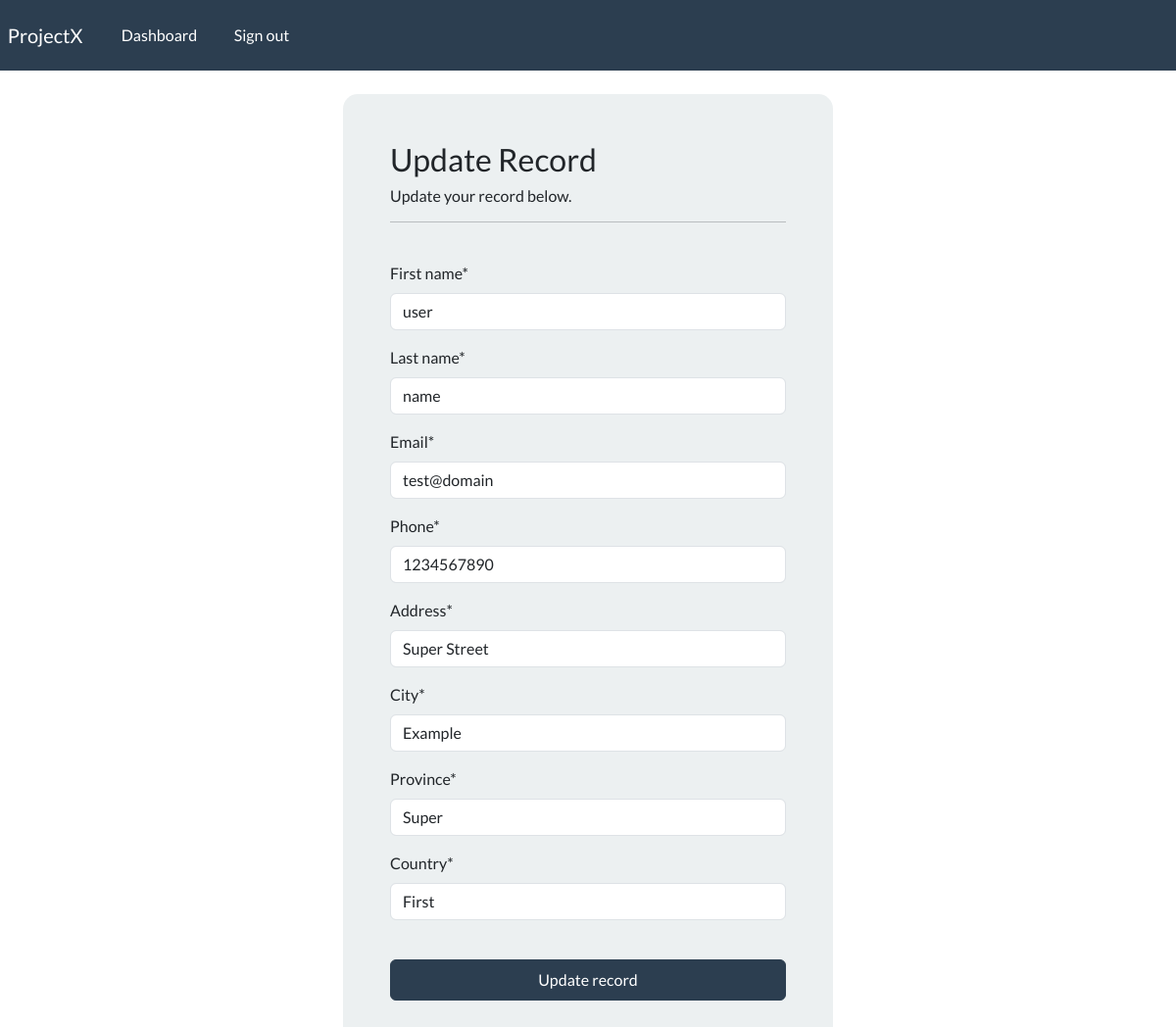
The app's page /update-record/1 (signed in) with its own data.
### webapp/models.py (models this page shows, shortened)
class Record(models.Model):
    creation_date = models.DateTimeField(auto_now_add=True)
    first_name = models.CharField(max_length=100)
    last_name = models.CharField(max_length=100)
    email = models.CharField(max_length=255)
    phone = models.CharField(max_length=20)
    address = models.CharField(max_length=300)
    city = models.CharField(max_length=255)
    province = models.CharField(max_length=200)
    country = models.CharField(max_length=125)

### webapp/views.py (the view)
# urls.py: path('update-record/<int:pk>', views.update_record, name="update-record"),
@login_required(login_url='my-login')
def update_record(request, pk):
    record = Record.objects.get(id=pk)
    form = UpdateRecordForm(instance=record)
    if request.method == "POST":
        form = UpdateRecordForm(request.POST, instance=record)
        if form.is_valid():
            form.save()
            messages.success(request, "Record updated.")
            return redirect("dashboard")
    context = {'form': form}
    return render(request, 'webapp/update-record.html', context=context)

### webapp/forms.py
class UpdateRecordForm(forms.ModelForm):
    class Meta:
        model = Record
        fields = ['first_name', 'last_name', 'email', 'phone', 'address', 'city', 'province', 'country']

### webapp/templates/webapp/update-record.html (shortened to what this page needs)
{% extends 'webapp/base.html' %}
{% load crispy_forms_tags %}
{% block content %}
<body>
    <div class="container bg-light shadow-md p-5 form-layout">
        <h3>Update Record</h3>
        <h6>Update your record below.</h6>
        <hr>
        <br>
        <form method="POST" autocomplete="off">
            {{form|crispy}}
            <br>
            <button type="submit" class="btn btn-primary w-100 btn-block p-2"> Update record </button>
        </form>
    </div>
</body>
{% endblock %}

### static/css/style.css (style rules this page uses)
.form-layout { border-radius: 15px; width: 500px; }

### records on screen
Record: first_name "user", last_name "name", email "test@domain", phone "1234567890", address "Super Street", city "Example", province "Super", country "First"
